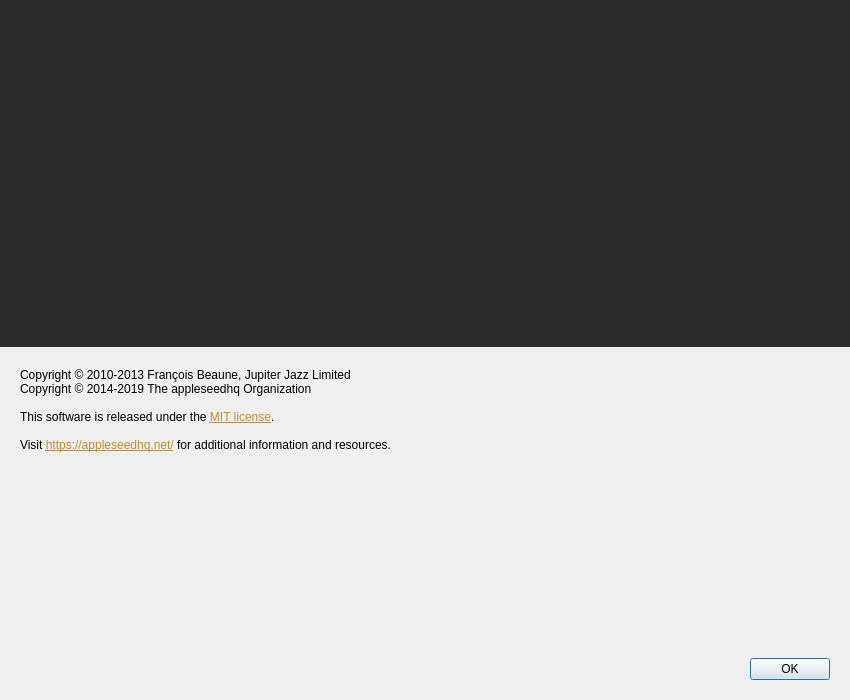
<?xml version="1.0" encoding="UTF-8"?>
<ui version="4.0">
 <class>AboutWindow</class>
 <widget class="QWidget" name="AboutWindow">
  <property name="windowModality">
   <enum>Qt::ApplicationModal</enum>
  </property>
  <property name="geometry">
   <rect>
    <x>0</x>
    <y>0</y>
    <width>850</width>
    <height>700</height>
   </rect>
  </property>
  <property name="windowTitle">
   <string>About appleseed.bench</string>
  </property>
  <layout class="QGridLayout" name="gridLayout">
   <property name="leftMargin">
    <number>0</number>
   </property>
   <property name="topMargin">
    <number>0</number>
   </property>
   <property name="rightMargin">
    <number>0</number>
   </property>
   <property name="bottomMargin">
    <number>0</number>
   </property>
   <item row="0" column="0">
    <widget class="QFrame" name="frame_banner">
     <property name="styleSheet">
      <string>QFrame
{
	background-color: rgb(44, 44, 44);
	border-left: 0px;
	border-top: 0px;
	border-right: 0px;
}
</string>
     </property>
     <property name="frameShape">
      <enum>QFrame::StyledPanel</enum>
     </property>
     <property name="frameShadow">
      <enum>QFrame::Raised</enum>
     </property>
     <layout class="QGridLayout" name="gridLayout_3">
      <property name="leftMargin">
       <number>20</number>
      </property>
      <property name="topMargin">
       <number>20</number>
      </property>
      <property name="rightMargin">
       <number>20</number>
      </property>
      <property name="bottomMargin">
       <number>20</number>
      </property>
      <item row="2" column="0">
       <widget class="QLabel" name="label_version">
        <property name="sizePolicy">
         <sizepolicy hsizetype="Preferred" vsizetype="MinimumExpanding">
          <horstretch>0</horstretch>
          <verstretch>0</verstretch>
         </sizepolicy>
        </property>
        <property name="text">
         <string/>
        </property>
        <property name="alignment">
         <set>Qt::AlignLeading|Qt::AlignLeft|Qt::AlignTop</set>
        </property>
        <property name="textInteractionFlags">
         <set>Qt::LinksAccessibleByKeyboard|Qt::LinksAccessibleByMouse|Qt::TextBrowserInteraction|Qt::TextSelectableByKeyboard|Qt::TextSelectableByMouse</set>
        </property>
       </widget>
      </item>
      <item row="1" column="0">
       <widget class="QLabel" name="label_product_image">
        <property name="sizePolicy">
         <sizepolicy hsizetype="Preferred" vsizetype="Fixed">
          <horstretch>0</horstretch>
          <verstretch>0</verstretch>
         </sizepolicy>
        </property>
        <property name="styleSheet">
         <string notr="true">QLabel
{
    margin-bottom: 15px;
}</string>
        </property>
        <property name="text">
         <string/>
        </property>
        <property name="pixmap">
         <pixmap resource="../../resources/resources.qrc">:/images/appleseed-logo-256.png</pixmap>
        </property>
       </widget>
      </item>
     </layout>
    </widget>
   </item>
   <item row="2" column="0">
    <layout class="QVBoxLayout" name="verticalLayout">
     <property name="leftMargin">
      <number>20</number>
     </property>
     <property name="topMargin">
      <number>15</number>
     </property>
     <property name="rightMargin">
      <number>20</number>
     </property>
     <property name="bottomMargin">
      <number>20</number>
     </property>
     <item>
      <widget class="QLabel" name="label_license">
       <property name="sizePolicy">
        <sizepolicy hsizetype="Expanding" vsizetype="Fixed">
         <horstretch>0</horstretch>
         <verstretch>0</verstretch>
        </sizepolicy>
       </property>
       <property name="text">
        <string>&lt;!DOCTYPE HTML PUBLIC &quot;-//W3C//DTD HTML 4.0//EN&quot; &quot;http://www.w3.org/TR/REC-html40/strict.dtd&quot;&gt;
&lt;html&gt;&lt;head&gt;&lt;meta name=&quot;qrichtext&quot; content=&quot;1&quot; /&gt;&lt;style type=&quot;text/css&quot;&gt;
p, li { white-space: pre-wrap; }
&lt;/style&gt;&lt;/head&gt;&lt;body style=&quot; font-family:'MS Shell Dlg 2'; font-weight:400; font-style:normal;&quot;&gt;
&lt;p style=&quot; margin-top:0px; margin-bottom:0px; margin-left:0px; margin-right:0px; -qt-block-indent:0; text-indent:0px;&quot;&gt;Copyright © 2010-2013 François Beaune, Jupiter Jazz Limited&lt;/p&gt;
&lt;p style=&quot; margin-top:0px; margin-bottom:0px; margin-left:0px; margin-right:0px; -qt-block-indent:0; text-indent:0px;&quot;&gt;Copyright © 2014-2019 The appleseedhq Organization&lt;/p&gt;
&lt;p style=&quot;-qt-paragraph-type:empty; margin-top:0px; margin-bottom:0px; margin-left:0px; margin-right:0px; -qt-block-indent:0; text-indent:0px;&quot;&gt;&lt;br /&gt;&lt;/p&gt;
&lt;p style=&quot; margin-top:0px; margin-bottom:0px; margin-left:0px; margin-right:0px; -qt-block-indent:0; text-indent:0px;&quot;&gt;This software is released under the &lt;a href=&quot;https://opensource.org/licenses/MIT&quot;&gt;&lt;span style=&quot; text-decoration: underline; color:#be8c32;&quot;&gt;MIT license&lt;/span&gt;&lt;/a&gt;.&lt;/p&gt;
&lt;p style=&quot;-qt-paragraph-type:empty; margin-top:0px; margin-bottom:0px; margin-left:0px; margin-right:0px; -qt-block-indent:0; text-indent:0px;&quot;&gt;&lt;br /&gt;&lt;/p&gt;
&lt;p style=&quot; margin-top:0px; margin-bottom:0px; margin-left:0px; margin-right:0px; -qt-block-indent:0; text-indent:0px;&quot;&gt;Visit &lt;a href=&quot;https://appleseedhq.net/&quot;&gt;&lt;span style=&quot; text-decoration: underline; color:#be8c32;&quot;&gt;https://appleseedhq.net/&lt;/span&gt;&lt;/a&gt; for additional information and resources.&lt;/p&gt;
&lt;p style=&quot;-qt-paragraph-type:empty; margin-top:0px; margin-bottom:0px; margin-left:0px; margin-right:0px; -qt-block-indent:0; text-indent:0px;&quot;&gt;&lt;br /&gt;&lt;/p&gt;</string>
       </property>
       <property name="alignment">
        <set>Qt::AlignLeading|Qt::AlignLeft|Qt::AlignTop</set>
       </property>
       <property name="openExternalLinks">
        <bool>true</bool>
       </property>
       <property name="textInteractionFlags">
        <set>Qt::LinksAccessibleByKeyboard|Qt::LinksAccessibleByMouse|Qt::TextBrowserInteraction|Qt::TextSelectableByKeyboard|Qt::TextSelectableByMouse</set>
       </property>
      </widget>
     </item>
     <item>
      <widget class="QLabel" name="label_details">
       <property name="text">
        <string/>
       </property>
       <property name="textFormat">
        <enum>Qt::PlainText</enum>
       </property>
       <property name="alignment">
        <set>Qt::AlignLeading|Qt::AlignLeft|Qt::AlignTop</set>
       </property>
       <property name="textInteractionFlags">
        <set>Qt::LinksAccessibleByKeyboard|Qt::LinksAccessibleByMouse|Qt::TextBrowserInteraction|Qt::TextSelectableByKeyboard|Qt::TextSelectableByMouse</set>
       </property>
      </widget>
     </item>
     <item>
      <spacer name="verticalSpacer">
       <property name="orientation">
        <enum>Qt::Vertical</enum>
       </property>
       <property name="sizeHint" stdset="0">
        <size>
         <width>20</width>
         <height>40</height>
        </size>
       </property>
      </spacer>
     </item>
     <item>
      <widget class="QDialogButtonBox" name="dialogbuttonbox">
       <property name="standardButtons">
        <set>QDialogButtonBox::Ok</set>
       </property>
      </widget>
     </item>
    </layout>
   </item>
  </layout>
 </widget>
 <layoutdefault spacing="6" margin="11"/>
 <resources>
  <include location="../../resources/resources.qrc"/>
 </resources>
 <connections/>
</ui>
